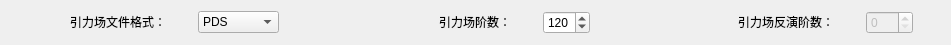
        <widget class="QWidget" name="horizontalLayoutWidget_4">
         <property name="geometry">
          <rect>
           <x>0</x>
           <y>80</y>
           <width>951</width>
           <height>22</height>
          </rect>
         </property>
         <layout class="QHBoxLayout" name="horizontalLayout_4">
          <item>
           <spacer name="horizontalSpacer_7">
            <property name="orientation">
             <enum>Qt::Horizontal</enum>
            </property>
            <property name="sizeType">
             <enum>QSizePolicy::Fixed</enum>
            </property>
            <property name="sizeHint" stdset="0">
             <size>
              <width>33</width>
              <height>20</height>
             </size>
            </property>
           </spacer>
          </item>
          <item>
           <widget class="QLabel" name="label_4">
            <property name="enabled">
             <bool>true</bool>
            </property>
            <property name="sizePolicy">
             <sizepolicy hsizetype="Fixed" vsizetype="Preferred">
              <horstretch>0</horstretch>
              <verstretch>0</verstretch>
             </sizepolicy>
            </property>
            <property name="text">
             <string>&lt;html&gt;&lt;head/&gt;&lt;body&gt;&lt;p&gt;引力场文件格式：&lt;/p&gt;&lt;/body&gt;&lt;/html&gt;</string>
            </property>
           </widget>
          </item>
          <item>
           <widget class="QComboBox" name="comboBox">
            <property name="sizePolicy">
             <sizepolicy hsizetype="Fixed" vsizetype="Fixed">
              <horstretch>0</horstretch>
              <verstretch>0</verstretch>
             </sizepolicy>
            </property>
            <item>
             <property name="text">
              <string>PDS</string>
             </property>
            </item>
            <item>
             <property name="text">
              <string>GEODYN</string>
             </property>
            </item>
            <item>
             <property name="text">
              <string>GFZ</string>
             </property>
            </item>
           </widget>
          </item>
          <item>
           <spacer name="horizontalSpacer_47">
            <property name="orientation">
             <enum>Qt::Horizontal</enum>
            </property>
            <property name="sizeType">
             <enum>QSizePolicy::Fixed</enum>
            </property>
            <property name="sizeHint" stdset="0">
             <size>
              <width>128</width>
              <height>20</height>
             </size>
            </property>
           </spacer>
          </item>
          <item>
           <widget class="QLabel" name="label_5">
            <property name="enabled">
             <bool>true</bool>
            </property>
            <property name="sizePolicy">
             <sizepolicy hsizetype="Fixed" vsizetype="Preferred">
              <horstretch>0</horstretch>
              <verstretch>0</verstretch>
             </sizepolicy>
            </property>
            <property name="text">
             <string>&lt;html&gt;&lt;head/&gt;&lt;body&gt;&lt;p&gt;引力场阶数：&lt;/p&gt;&lt;/body&gt;&lt;/html&gt;</string>
            </property>
           </widget>
          </item>
          <item>
           <widget class="QSpinBox" name="spinBox">
            <property name="sizePolicy">
             <sizepolicy hsizetype="Fixed" vsizetype="Fixed">
              <horstretch>0</horstretch>
              <verstretch>0</verstretch>
             </sizepolicy>
            </property>
            <property name="maximum">
             <number>200</number>
            </property>
            <property name="value">
             <number>120</number>
            </property>
           </widget>
          </item>
          <item>
           <spacer name="horizontalSpacer_8">
            <property name="orientation">
             <enum>Qt::Horizontal</enum>
            </property>
            <property name="sizeType">
             <enum>QSizePolicy::Fixed</enum>
            </property>
            <property name="sizeHint" stdset="0">
             <size>
              <width>116</width>
              <height>20</height>
             </size>
            </property>
           </spacer>
          </item>
          <item>
           <widget class="QLabel" name="label_6">
            <property name="enabled">
             <bool>true</bool>
            </property>
            <property name="sizePolicy">
             <sizepolicy hsizetype="Fixed" vsizetype="Preferred">
              <horstretch>0</horstretch>
              <verstretch>0</verstretch>
             </sizepolicy>
            </property>
            <property name="text">
             <string>&lt;html&gt;&lt;head/&gt;&lt;body&gt;&lt;p&gt;引力场反演阶数：&lt;/p&gt;&lt;/body&gt;&lt;/html&gt;</string>
            </property>
           </widget>
          </item>
          <item>
           <widget class="QSpinBox" name="spinBox_2">
            <property name="enabled">
             <bool>false</bool>
            </property>
            <property name="sizePolicy">
             <sizepolicy hsizetype="Fixed" vsizetype="Preferred">
              <horstretch>0</horstretch>
              <verstretch>0</verstretch>
             </sizepolicy>
            </property>
            <property name="maximum">
             <number>200</number>
            </property>
            <property name="value">
             <number>0</number>
            </property>
           </widget>
          </item>
         </layout>
        </widget>
